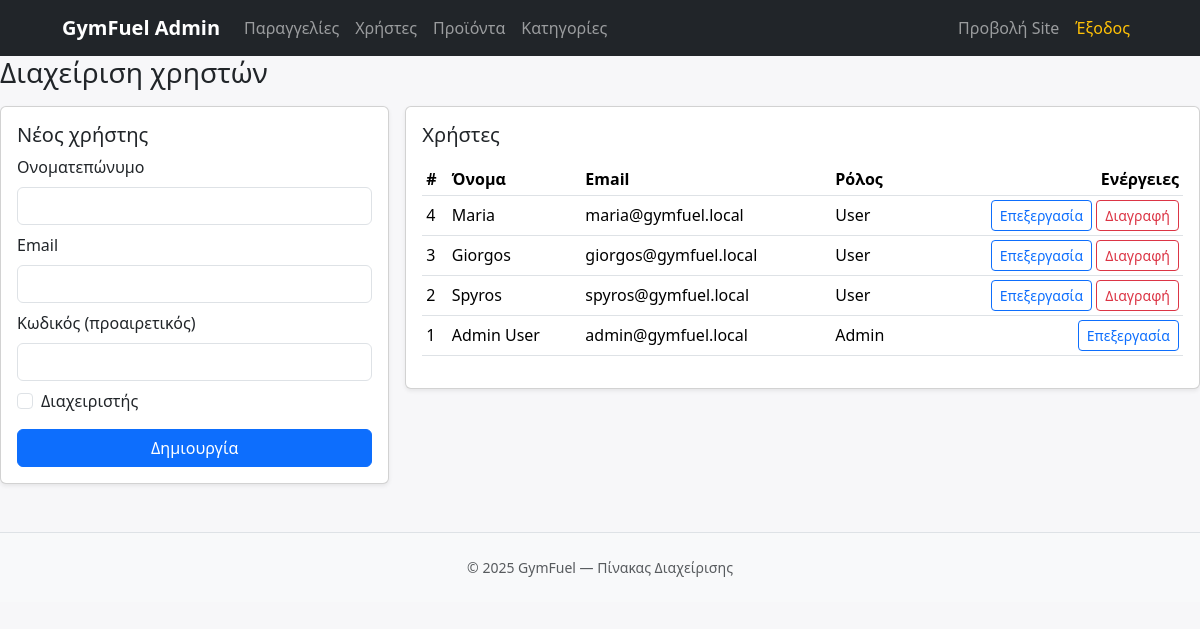
/users.php (signed in), run on the app's committed database.
### tables this page shows
CREATE TABLE `users` (
  `id` int(11) NOT NULL,
  `name` varchar(100) NOT NULL,
  `full_name` varchar(100) DEFAULT NULL,
  `email` varchar(100) NOT NULL,
  `address` varchar(255) DEFAULT NULL,
  `password` varchar(255) NOT NULL,
  `is_admin` tinyint(1) NOT NULL DEFAULT 0,
  `role` enum('user','admin') DEFAULT 'user',
  `created_at` timestamp NOT NULL DEFAULT current_timestamp()
);

### users.php (the view, shortened to what this page needs)
<?php
require __DIR__ . '/../db.php';
$users = $pdo->query("SELECT id, name, email, is_admin FROM users ORDER BY id DESC")->fetchAll(PDO::FETCH_ASSOC);
$edit = null;
include __DIR__ . '/../header.php';
?>
<h3 class="mb-3">Διαχείριση χρηστών</h3>
<div class="row g-3">
  <div class="col-lg-4">
    <div class="card shadow-sm">
      <div class="card-body">
        <h5 class="card-title"><?= $edit ? 'Επεξεργασία χρήστη' : 'Νέος χρήστης' ?></h5>
        <form method="post">
          <div class="mb-2">
            <label class="form-label">Ονοματεπώνυμο</label>
            <input class="form-control" name="name" required value="<?= htmlspecialchars($edit['name'] ?? '') ?>">
          </div>
          <div class="mb-2">
            <label class="form-label">Email</label>
            <input type="email" class="form-control" name="email" required value="<?= htmlspecialchars($edit['email'] ?? '') ?>">
          </div>
          <div class="mb-2">
            <label class="form-label"><?= $edit ? 'Νέος' : '' ?> Κωδικός (προαιρετικός)</label>
            <input type="password" class="form-control" name="password" <?= $edit?'':'required' ?>>
          </div>
          <div class="form-check mb-3">
            <input class="form-check-input" type="checkbox" name="is_admin" id="is_admin" <?= (isset($edit['is_admin']) && (int)$edit['is_admin']===1)?'checked':'' ?>>
            <label class="form-check-label" for="is_admin">Διαχειριστής</label>
          </div>
          <div class="d-grid">
            <button class="btn btn-primary"><?= $edit ? 'Αποθήκευση' : 'Δημιουργία' ?></button>
          </div>
        </form>
      </div>
    </div>
  </div>
  <div class="col-lg-8">
    <div class="card shadow-sm">
      <div class="card-body">
        <h5 class="card-title mb-3">Χρήστες</h5>
        <div class="table-responsive">
          <table class="table table-sm align-middle">
            <thead><tr><th>#</th><th>Όνομα</th><th>Email</th><th>Ρόλος</th><th class="text-end">Ενέργειες</th></tr></thead>
            <tbody>
              <?php foreach ($users as $u): ?>
                <tr>
                  <td><?= (int)$u['id'] ?></td>
                  <td><?= htmlspecialchars($u['name']) ?></td>
                  <td><?= htmlspecialchars($u['email']) ?></td>
                  <td><?= ((int)$u['is_admin']===1)?'Admin':'User' ?></td>
                  <td class="text-end">
                    <a class="btn btn-outline-primary btn-sm" href="?edit=<?= (int)$u['id'] ?>">Επεξεργασία</a>
                    <?php if ((int)$u['id'] !== (int)$_SESSION['user_id']): ?>
                      <form method="post" class="d-inline" onsubmit="return confirm('Διαγραφή χρήστη;');">
                        <button class="btn btn-outline-danger btn-sm">Διαγραφή</button>
                      </form>
                    <?php endif; ?>
                  </td>
                </tr>
              <?php endforeach; ?>
            </tbody>
          </table>
        </div>
      </div>
    </div>
  </div>
</div>
<?php include __DIR__ . '/../footer.php'; ?>

### header.php (style rules this page uses)
body { background:#f7f7f9; }

### data on the page
users: id "4", name "Maria", email "maria@gymfuel.local", is_admin "User"
users: id "3", name "Giorgos", email "giorgos@gymfuel.local", is_admin "User"
users: id "2", name "Spyros", email "spyros@gymfuel.local", is_admin "User"
users: id "1", name "Admin User", email "admin@gymfuel.local", is_admin "Admin"
